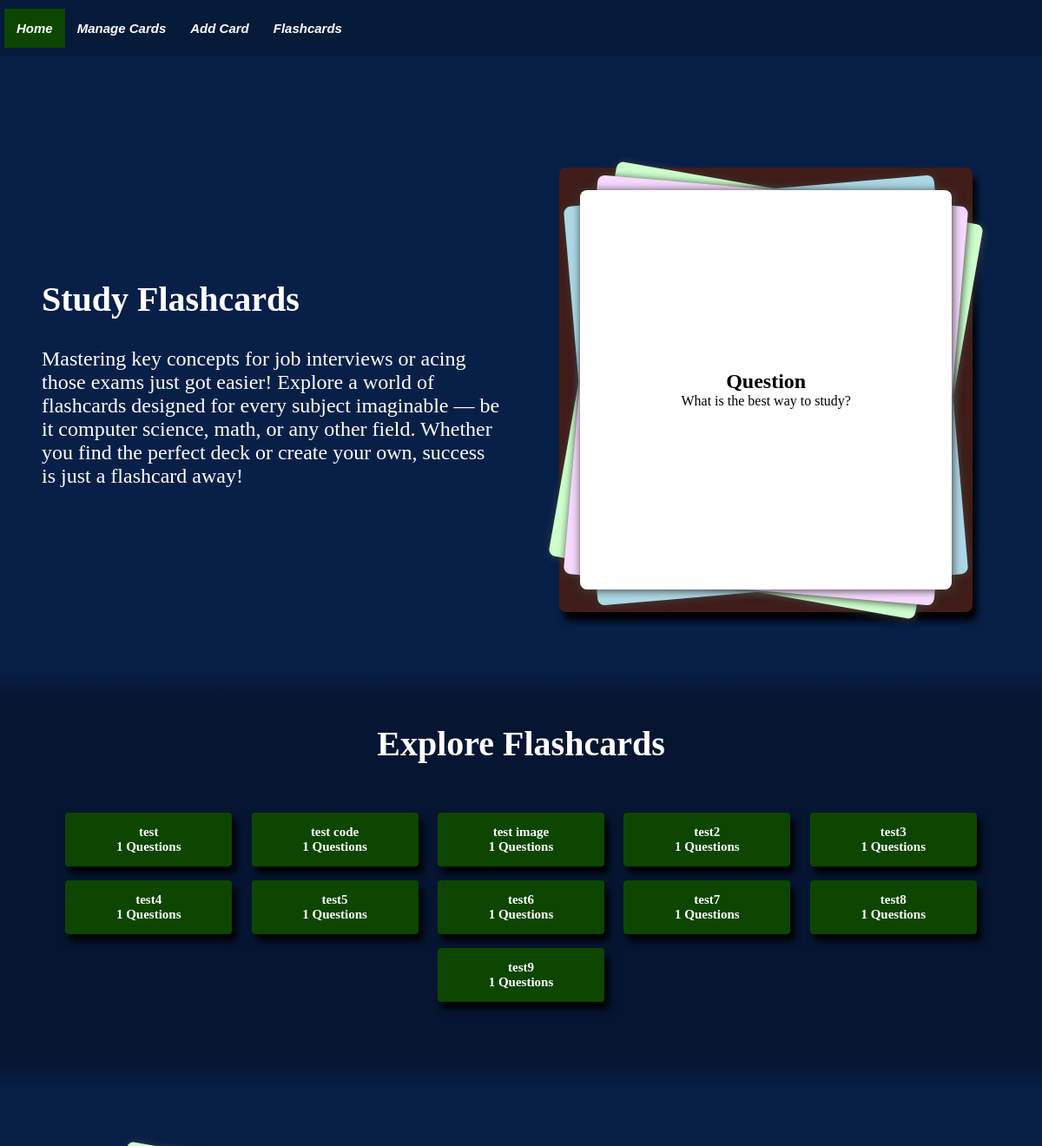
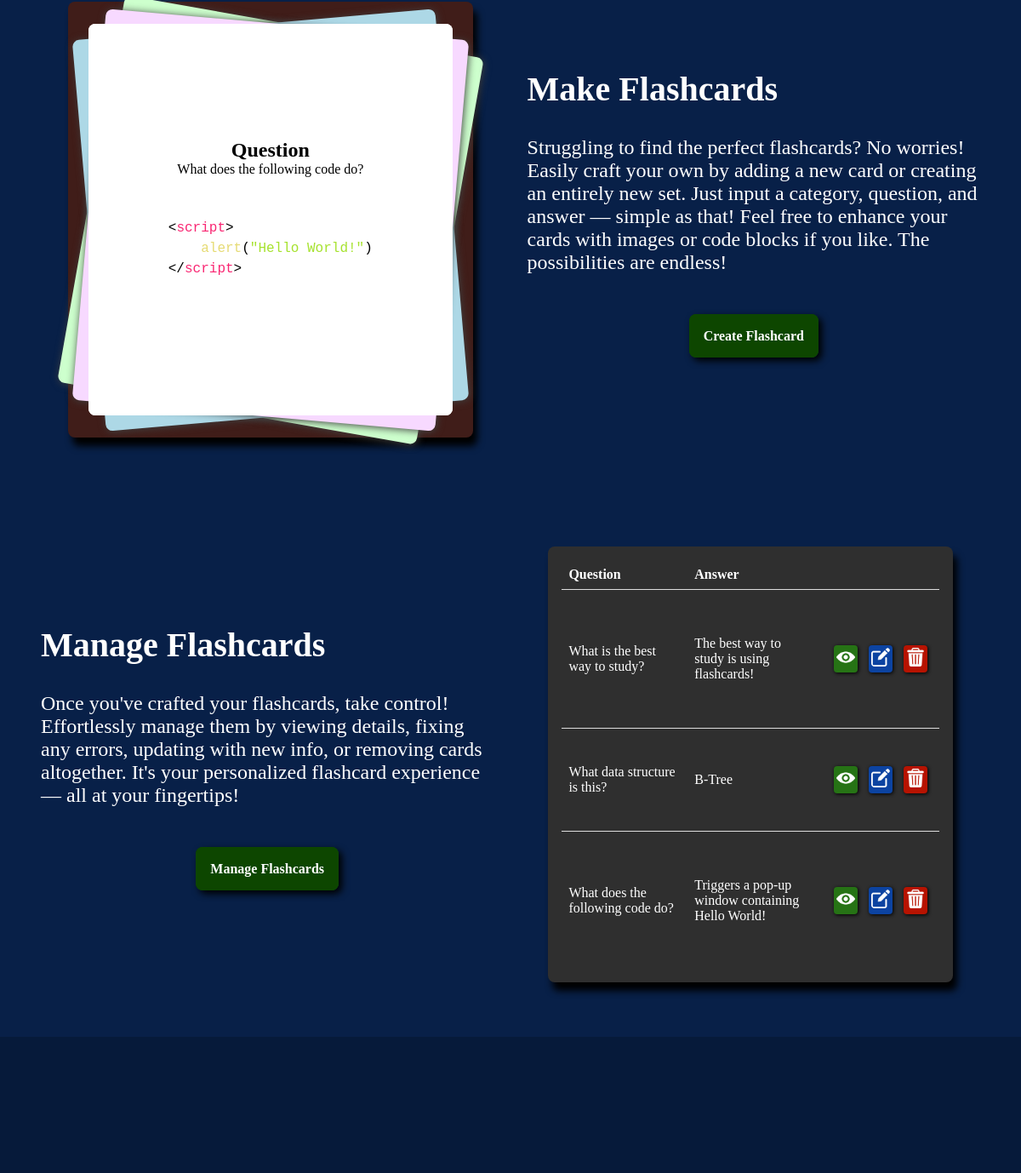
The page /home on the database its author committed (2 pictures, top to bottom).
### tables this page shows
CREATE TABLE Flashcards(
                    cid INTEGER PRIMARY KEY AUTOINCREMENT,
                    category TEXT NOT NULL,
                    question TEXT NOT NULL,
                    answer TEXT NOT NULL,
                    figure_id INTEGER REFERENCES Figure(fid)        
            );

### app.py (the view)
@app.route("/")
@app.route("/home")
def home():
    categories = database.view_allcategories()
    return render_template('home.html', nav_id="home-page", categories=categories)

### templates/home.html (shortened to what this page needs)
{% extends "base.html" %}
{% block content %}
<div class="home-element">
    <div class="section">
        <div class="header">Study Flashcards</div>
        <div class="description">
            Mastering key concepts for job interviews or acing those exams just got easier! Explore a world of flashcards designed
            for every subject imaginable — be it computer science, math, or any other field. Whether you find the perfect deck or
            create your own, success is just a flashcard away!
        </div>
    </div>
    <div class="display-section">
        <div class="flashcard-display" id="display-study-cards">
            <div class="flip-flashcard">
                <div class="card-content-flip" id="card-content-flip">
                    <div class="display-side display-front">
                        <h2>Question</h2>
                        <p>What is the best way to study?</p>
                    </div>
                    <div class="display-side display-back">
                        <h2>Answer</h2>
                        <p>The best way to study is using flashcards!</p>
                    </div>
                </div>
            </div>
        </div>
    </div>
</div>
<div class="gradient-border-top"></div>
<div class="home-element-col">
    <div class="section-center">
        <div class="header-center">Explore Flashcards</div>
    </div>
    <div class="categories">
        {% for category, count in categories.items() %}
        <a class="category" href="{{ url_for('flashcard_route', category=category) | escape }}">
            <div>
                {{ category | escape }}
            </div>
            <div>
                {{ count | escape }} Questions
            </div>
        </a>
        {% endfor %}
    </div>
</div>
<div class="gradient-border-bottom"></div>
<div class="home-element">
    <div class="display-section">
        <div class="flashcard-display" id="display-make-cards">
            <div class="slide-flashcard">
                <div class="card-content-slide" id="card-0">
                    <div class="display-side display-front">
                        <h2>Question</h2>
                        <p>What data structure is this?</p>
                    </div>
                </div>
                <div class="card-content-slide" id="card-1">
                    <div class="display-side display-front">
                        <h2>Question</h2>
                        <p>What does the following code do?</p>
                        <pre><code class="language-html">
&#60;&#47;script&#62;</code></pre>
                    </div>
                </div>
            </div>
        </div>
    </div>
    <div class="section">
        <div class="header">Make Flashcards</div>
        <div class="description">
            Struggling to find the perfect flashcards? No worries! Easily craft your own by adding a new card or creating an
            entirely new set. Just input a category, question, and answer — simple as that! Feel free to enhance your cards with
            images or code blocks if you like. The possibilities are endless!
        </div>
        <div class="home-button">
            <a href="{{  url_for('add_flashcard_route')  }}">Create Flashcard</a>
        </div>
    </div>
</div>
<div class="home-element">
    <div class="section">
        <div class="header">Manage Flashcards</div>
        <div class="description">
            Once you've crafted your flashcards, take control! Effortlessly manage them by viewing details, fixing any errors,
            updating with new info, or removing cards altogether. It's your personalized flashcard experience — all at your
            fingertips!
        </div>
        <div class="home-button">
            <a href="{{  url_for('manage_flashcards_route')  }}">Manage Flashcards</a>
        </div>
    </div>
    <div class="display-section">
        <div class="flashcard-display" id="display-manage-cards">
            <table class="display-table">
                <thead>
                    <tr>
                        <th>Question</th>
                        <th>Answer</th>
                        <th></th>
                    </tr>
                </thead>
                <tbody>
                    <tr>
                        <td class="display-flash-cell">What is the best way to study?</td>
                        <td class="display-flash-cell">The best way to study is using flashcards!</td>
                        <td class="action-cells">
                            <div class="action-links">
                                <div class="action-cell view-cell">
                                    <img class="card-image" src="{{ url_for('static', filename='images/icons/view.png') }}" alt="view">
                                </div>
                                <div class="action-cell edit-cell">
                                    <img class="card-image" src="{{ url_for('static', filename='images/icons/edit.png') }}" alt="edit">
                                </div>
                                <div class="action-cell dlt-cell">
                                    <img class="card-image" src="{{ url_for('static', filename='images/icons/delete.png') }}" alt="delete">
                                </div>
                            </div>
                        </td>
                    </tr>
                    <tr>
                        <td class="display-flash-cell">What data structure is this?</td>
                        <td class="display-flash-cell">B-Tree</td>
                        <td class="action-cells">
                            <div class="action-links">
                                <div class="action-cell view-cell">
                                    <img class="card-image" src="{{ url_for('static', filename='images/icons/view.png') }}" alt="view">
                                </div>
                                <div class="action-cell edit-cell">
                                    <img class="card-image" src="{{ url_for('static', filename='images/icons/edit.png') }}" alt="edit">
                                </div>
                                <div class="action-cell dlt-cell">
                                    <img class="card-image" src="{{ url_for('static', filename='images/icons/delete.png') }}" alt="delete">
                                </div>
                            </div>
                        </td>
                    </tr>
                    <tr>
                        <td class="display-flash-cell">What does the following code do?</td>
                        <td class="display-flash-cell">Triggers a pop-up window containing Hello World!</td>
                        <td class="action-cells">
                            <div class="action-links">
                                <div class="action-cell view-cell">
                                    <img class="card-image" src="{{ url_for('static', filename='images/icons/view.png') }}" alt="view">
                                </div>
                                <div class="action-cell edit-cell">
                                    <img class="card-image" src="{{ url_for('static', filename='images/icons/edit.png') }}" alt="edit">
                                </div>
                                <div class="action-cell dlt-cell">
                                    <img class="card-image" src="{{ url_for('static', filename='images/icons/delete.png') }}" alt="delete">
                                </div>
                            </div>
                        </td>
                    </tr>
                </tbody>
            </table>
        </div>
    </div>
</div>
{% endblock %}

### static/css/base.css (style rules this page uses)
* { padding: 0; margin: 0; box-sizing: border-box; }
body { background-color: #082048; font-family: 'Times New Roman', Times, serif; width: 100%; position: relative; display: flex; flex-direction: column; min-height: 100vh; }
.home-element { display:flex; flex-direction: row; min-height: 80vh; height: fit-content; padding: 2rem; }
.home-element-col { display: flex; flex-direction: column; padding: 2rem; background-color: #061632; }
.section { width: 50vw; margin: auto 1rem; }
.section-center { text-align: center; }
.header { color: #FFFFFF; font-family: cursive; font-weight: bolder; font-size: 2.5rem; padding-bottom: 1rem; }
.header-center { text-align: center; color: #FFFFFF; font-family: cursive; font-weight: bolder; font-size: 2.5rem; padding-bottom: 1rem; }
.description { color: #FFFFFF; font-size: 1.5rem; padding: 1rem 0; }
#display-study-cards, #display-make-cards { background-color: #401D19; }
#display-manage-cards { background-color: #2f2f2f; color: #FFFFFF; }
.categories { display: flex; flex-wrap: wrap; justify-content: space-around; margin: 2rem; }
.category { display: flex; flex-direction: column; text-decoration: none; text-align: center; font-weight: bolder; font-size: 15px; color: #FFFFFF; background-color: #0d4600; border-radius: 4px; padding: 14px; min-width: 12rem; box-shadow: 5px 8px 8px #000; margin: 0.5rem; }
.home-button { text-align: center; margin: 3rem 0 2rem 0; }
.home-button a { background-color: #0d4600; text-decoration: none; padding: 1rem; color: #FFFFFF; font-weight: bolder; border-radius: 8px; border: 1px solid #0d4600; transition: background-color 0.3s ease-in-out; box-shadow: 4px 4px 8px #000; }
.gradient-border-top { width: 100%; height: 2rem; background: linear-gradient(to bottom, #082048, #061632); }
.gradient-border-bottom { width: 100%; height: 2rem; background: linear-gradient(to top, #082048, #061632); }
.display-section { width: 50vw; display: flex; flex-wrap: wrap; justify-content: space-around; padding: 2rem; margin: 0 1rem; overflow: hidden; }
.flashcard-display { width: 100%; height: 100%; display: flex; flex-wrap: wrap; justify-content: space-around; border-radius: 8px; z-index: 0; box-shadow: 5px 10px 8px #000; }
.flip-flashcard, .slide-flashcard { position: relative; margin: auto 0; width: 90%; height: 90%; }
.card-content-flip { position: relative; width: 100%; height: 100%; text-align: center; transform-style: preserve-3d; transition: transform 0.9s; box-shadow: 1px 1px 10px #404040; }
.card-content-slide { position: absolute; left: 0; top: 0; width: 100%; height: 100%; overflow: hidden; display: flex; transition: opacity 1s ease; }
.display-side { backface-visibility: hidden; display: flex; flex-direction: column; justify-content: center; align-items: center; border-radius: 8px; padding: 2rem; }
.display-front, .display-back { background-color: #FFFFFF; position: absolute; width: 100%; height: 100%; }
.display-back { transform: rotateY(180deg); }
.card-content-slide:not(.active-card) { opacity: 1; }
.display-table { margin: 1rem; }
.card-image { border-radius: 4px; height: fit-content; width: auto; max-height: 100%; max-width: 100%; }
table { width: 100%; table-layout: fixed; border-collapse: collapse; }
th, td { width: 25%; text-align: left; border-bottom: 1px solid #ddd; padding: 8px; }
tr:last-child td { border-bottom: none; }
.action-cells { text-align: center; justify-content: space-around; }
.action-links { display: flex; justify-content: right; }
.action-cell { text-decoration: none; padding: 3px; margin: 0 0.4rem; border-radius: 4px; color: #FFFFFF; width: 1.75rem; min-width: 1.75rem; box-shadow: 1px 1px 4px #000; }
.view-cell { background-color: #267315; }
.edit-cell { background-color: #0c43a1; }
.delete-cell, .dlt-cell { background-color: #b71301; }

### static/css/prism.css (style rules this page uses)
code[class*=language-],pre[class*=language-] { color:#000;background:0 0;font-family:Consolas,Monaco,'Andale Mono','Ubuntu Mono',monospace;font-size:1em;text-align:left;white-space:pre;word-spacing:normal;word-break:normal;word-wrap:normal;line-height:1.5;-moz-tab-size:4;-o-tab-size:4;tab-size:4;-webkit-hyphens:none;-moz-hyphens:none;-ms-hyphens:none;hyphens:none }
pre[class*=language-] { padding:1em;margin:.5em 0;overflow:auto;border-radius:.3em }
:not(pre)>code[class*=language-],pre[class*=language-] { background:#ffffff }

### rows shown on the page
Flashcards: category "test code", figure "1"
Flashcards: category "test image", count "1"
Flashcards: category "test2", count "1"
Flashcards: category "test3", count "1"
Flashcards: category "test4", count "1"
Flashcards: category "test5", count "1"
Flashcards: category "test6", count "1"
Flashcards: category "test7", count "1"
Flashcards: category "test8", count "1"
Flashcards: category "test9", count "1"

### other values the page prints
{{ category | escape }} "test"
{{ count | escape }} "1"
